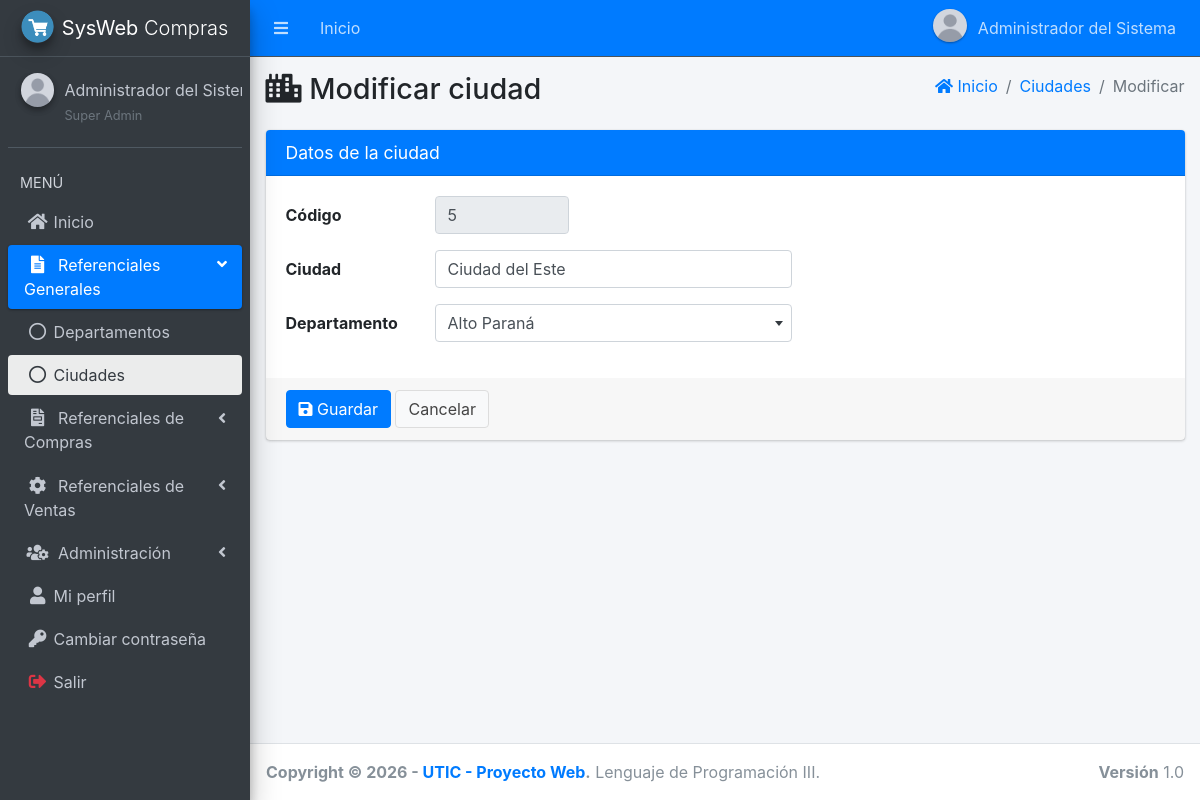
Screenshot of /main.php?module=form_ciudad&form=edit&id=5 (signed in) with the database file from the repository.
### tables this page shows
CREATE TABLE menu (
    id_menu   INT AUTO_INCREMENT PRIMARY KEY,
    id_padre  INT NULL COMMENT 'NULL = opción de primer nivel o grupo',
    titulo    VARCHAR(50) NOT NULL,
    icono     VARCHAR(50) NOT NULL DEFAULT 'far fa-circle',
    modulo    VARCHAR(30) NULL COMMENT 'Clave del módulo (main.php?module=...). NULL = grupo',
    orden     INT NOT NULL DEFAULT 0,
    UNIQUE KEY uk_menu_modulo (modulo),
    CONSTRAINT fk_menu_padre FOREIGN KEY (id_padre)
        REFERENCES menu (id_menu) ON UPDATE CASCADE ON DELETE CASCADE
);

CREATE TABLE ciudad (
    id_ciudad        INT AUTO_INCREMENT PRIMARY KEY,
    descrip_ciudad   VARCHAR(60) NOT NULL,
    id_departamento  INT NOT NULL,
    UNIQUE KEY uk_ciudad (id_departamento, descrip_ciudad),
    CONSTRAINT fk_ciudad_departamento FOREIGN KEY (id_departamento)
        REFERENCES departamento (id_departamento) ON UPDATE CASCADE ON DELETE RESTRICT
);

### app/config/database.php (called while the page is built, shortened)
<?php
function db(): PDO
{
    static $pdo = null;
    if ($pdo === null) {
        $dsn = 'mysql:host=' . DB_HOST . ';port=' . DB_PORT . ';dbname=' . DB_NAME . ';charset=utf8mb4';
        try {
            $pdo = new PDO($dsn, DB_USER, DB_PASS, [
                PDO::ATTR_ERRMODE            => PDO::ERRMODE_EXCEPTION,
                PDO::ATTR_DEFAULT_FETCH_MODE => PDO::FETCH_ASSOC,
                PDO::ATTR_EMULATE_PREPARES   => false,
            ]);
            $pdo->exec("SET time_zone = '" . date('P') . "'");
        } catch (PDOException $e) {
            error_log('Error de conexión: ' . $e->getMessage());
            http_response_code(500);
            exit('No se pudo conectar con la base de datos. Verifique la configuración en config/config.php.');
        }
    }
    return $pdo;
}

### app/core/rutas.php (called while the page is built, shortened)
<?php
return [
    'start'             => ['start.php',                 'start'],
    'password'          => ['password/form.php',         'password'],
    'perfil'            => ['perfil/view.php',           'perfil'],
    'form_perfil'       => ['perfil/form.php',           'perfil'],
    'user'              => ['user/view.php',             'user'],
    'form_user'         => ['user/form.php',             'user'],
    'permisos'          => ['permisos/view.php',         'permisos'],
    'departamento'      => ['departamento/view.php',     'departamento'],
    'form_departamento' => ['departamento/form.php',     'departamento'],
    'ciudad'            => ['ciudad/view.php',           'ciudad'],
    'form_ciudad'       => ['ciudad/form.php',           'ciudad'],
    'proveedores'       => ['proveedores/view.php',      'proveedores'],
    'form_proveedores'  => ['proveedores/form.php',      'proveedores'],
    'deposito'          => ['simple/view.php',           'deposito'],
    'form_deposito'     => ['simple/form.php',           'deposito'],
    'tipo_producto'     => ['simple/view.php',           'tipo_producto'],
    'form_tipo_producto'=> ['simple/form.php',           'tipo_producto'],
    'u_medida'          => ['simple/view.php',           'u_medida'],
    'form_u_medida'     => ['simple/form.php',           'u_medida'],
    'productos'         => ['productos/view.php',        'productos'],
    'form_productos'    => ['productos/form.php',        'productos'],
    'clientes'          => ['clientes/view.php',         'clientes'],
    'form_clientes'     => ['clientes/form.php',         'clientes'],
    'compras'           => ['compras/view.php',          'compras'],
    'form_compras'      => ['compras/form.php',          'compras'],
    'detalle_compras'   => ['compras/detalle.php',       'compras'],
    'ventas'            => ['ventas/view.php',           'ventas'],
    'form_ventas'       => ['ventas/form.php',           'ventas'],
    'detalle_ventas'    => ['ventas/detalle.php',        'ventas'],
    'reporte_ventas'    => ['reporte_ventas/view.php',   'reporte_ventas'],
    'timbrado'          => ['timbrado/view.php',         'timbrado'],
    'stock'             => ['stock/view.php',            'stock'],
    'reporte_compras'   => ['reporte_compras/view.php',  'reporte_compras'],
];

### app/views/layout/content.php (called while the page is built, shortened)
<?php
[$archivo, $permiso] = $rutas[$module];
include __DIR__ . '/../' . $archivo;

### app/views/ciudad/form.php (the view, shortened to what this page needs)
<?php
$editar = ($_GET['form'] ?? '') === 'edit';
$c = ['id_ciudad' => 0, 'descrip_ciudad' => '', 'id_departamento' => 0];
if ($editar) {
    $st = db()->prepare('SELECT id_ciudad, descrip_ciudad, id_departamento FROM ciudad WHERE id_ciudad = ?');
    $st->execute([int_param($_GET, 'id')]);
    $c = $st->fetch();
}
?>
<section class="content">
    <div class="container-fluid">
        <div class="card card-primary">
            <div class="card-header"><h3 class="card-title">Datos de la ciudad</h3></div>
            <form action="modules/ciudad/procesar.php?act=<?= $editar ? 'update' : 'insert' ?>" method="post" class="form-horizontal">
                <div class="card-body">
                    <?php if ($editar): ?>
                    <div class="form-group row">
                        <label class="col-sm-2 col-form-label">Código</label>
                        <div class="col-sm-2"><input type="text" class="form-control" value="<?= (int) $c['id_ciudad'] ?>" readonly></div>
                    </div>
                    <?php endif; ?>
                    <div class="form-group row">
                        <label for="descripcion" class="col-sm-2 col-form-label">Ciudad</label>
                        <div class="col-sm-5">
                            <input type="text" class="form-control" id="descripcion" name="descripcion"
                                   value="<?= e($c['descrip_ciudad']) ?>" maxlength="60" required autofocus>
                        </div>
                    </div>
                    <div class="form-group row">
                        <label for="id_departamento" class="col-sm-2 col-form-label">Departamento</label>
                        <div class="col-sm-5">
                        </div>
                    </div>
                </div>
                <div class="card-footer">
                    <button type="submit" class="btn btn-primary"><i class="fas fa-save"></i> Guardar</button>
                    <a href="main.php?module=ciudad" class="btn btn-default">Cancelar</a>
                </div>
            </form>
        </div>
    </div>
</section>

### app/views/layout/side_menu.php (shortened to what this page needs)
<?php
$items = db()->query('SELECT id_menu, id_padre, titulo, icono, modulo FROM menu ORDER BY orden, id_menu')->fetchAll();
$raiz  = [];
$hijos = [];
foreach ($items as $it) {
    if ($it['id_padre'] === null) {
        $raiz[] = $it;
    } else {
        $hijos[(int) $it['id_padre']][] = $it;
    }
}
function menu_enlace(array $it, string $modulo_actual, bool $hijo): string
{
    $activo = $it['modulo'] === $modulo_actual ? ' active' : '';
    $icono  = $hijo ? 'far fa-circle nav-icon' : 'nav-icon ' . $it['icono'];
    return '<li class="nav-item"><a href="main.php?module=' . e($it['modulo']) . '" class="nav-link' . $activo . '">'
         . '<i class="' . e($icono) . '"></i><p>' . e($it['titulo']) . '</p></a></li>';
}
?>
<aside class="main-sidebar sidebar-dark-primary elevation-4">
    <a href="main.php?module=start" class="brand-link">
        <img src="assets/img/logo.png" alt="Logo" class="brand-image img-circle elevation-3">
        <span class="brand-text font-weight-light"><b><?= e(APP_SHORT) ?></b> Compras</span>
    </a>
    <div class="sidebar">
        <div class="user-panel mt-3 pb-3 mb-3 d-flex">
            <div class="image">
                <img src="<?= e(foto_url($_SESSION['foto'] ?? null)) ?>" class="img-circle elevation-2" alt="Foto">
            </div>
            <div class="info">
                <a href="main.php?module=perfil" class="d-block"><?= e($_SESSION['nombre']) ?></a>
                <small class="text-muted"><?= e($_SESSION['rol']) ?></small>
            </div>
        </div>
        <nav class="mt-2">
            <ul class="nav nav-pills nav-sidebar flex-column" data-widget="treeview" role="menu" data-accordion="false">
                <li class="nav-header">MENÚ</li>
                <?php foreach ($raiz as $it): ?>
                    <?php if ($it['modulo'] !== null): ?>
                        <?php if (can($it['modulo'])) echo menu_enlace($it, $modulo_actual, false); ?>
                    <?php else:
                        $visibles = array_filter($hijos[(int) $it['id_menu']] ?? [], static function ($h) {
                            return can($h['modulo']);
                        });
                        $abierto = in_array($modulo_actual, array_column($visibles, 'modulo'), true);
                    ?>
                        <li class="nav-item<?= $abierto ? ' menu-open' : '' ?>">
                            <a href="#" class="nav-link<?= $abierto ? ' active' : '' ?>">
                                <i class="nav-icon <?= e($it['icono']) ?>"></i>
                                <p><?= e($it['titulo']) ?> <i class="right fas fa-angle-left"></i></p>
                            </a>
                            <ul class="nav nav-treeview">
                                <?php foreach ($visibles as $h) echo menu_enlace($h, $modulo_actual, true); ?>
                            </ul>
                        </li>
                    <?php endif; ?>
                <?php endforeach; ?>
                <li class="nav-item">
                    <a href="#" class="nav-link" data-toggle="modal" data-target="#modalSalir">
                        <i class="nav-icon fas fa-sign-out-alt text-danger"></i><p>Salir</p>
                    </a>
                </li>
            </ul>
        </nav>
    </div>
</aside>

### public/assets/css/style.css (style rules this page uses)
.user-image, .user-panel .image img, .user-header img { object-fit: cover; }

### rows the page displays
menu: titulo "Inicio"
menu: titulo "Referenciales Generales"
menu: titulo "Departamentos"
menu: titulo "Ciudades"
menu: titulo "Referenciales de Compras"
menu: titulo "Referenciales de Ventas"
menu: titulo "Administración"
menu: titulo "Mi perfil"
menu: titulo "Cambiar contraseña"
ciudad: id_ciudad "5", descripcion "Ciudad del Este"

### other values shown
$_SESSION['nombre'] "Administrador del Sistema"
APP_SHORT "SysWeb"
$_SESSION['nombre'] "Administrador del…"
$_SESSION['rol'] "Super Admin"
$titulo "Modificar ciudad"
$texto "Ciudades"
$texto "Modificar"
